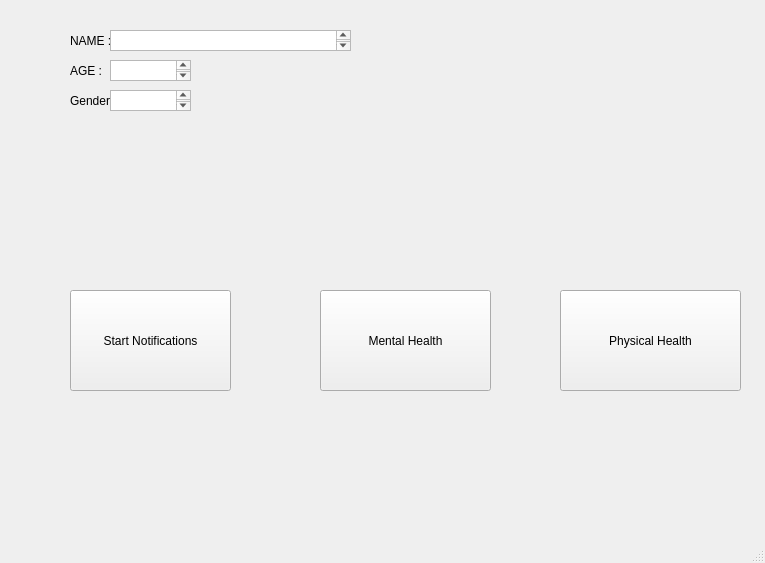
<?xml version="1.0" encoding="UTF-8"?>
<ui version="4.0">
 <class>MainWindow</class>
 <widget class="QMainWindow" name="MainWindow">
  <property name="geometry">
   <rect>
    <x>0</x>
    <y>0</y>
    <width>765</width>
    <height>563</height>
   </rect>
  </property>
  <property name="windowTitle">
   <string>MainWindow</string>
  </property>
  <widget class="QWidget" name="centralwidget">
   <widget class="QPushButton" name="pushButton">
    <property name="geometry">
     <rect>
      <x>70</x>
      <y>290</y>
      <width>161</width>
      <height>101</height>
     </rect>
    </property>
    <property name="text">
     <string>Start Notifications</string>
    </property>
   </widget>
   <widget class="QPushButton" name="pushButton_2">
    <property name="geometry">
     <rect>
      <x>320</x>
      <y>290</y>
      <width>171</width>
      <height>101</height>
     </rect>
    </property>
    <property name="text">
     <string>Mental Health</string>
    </property>
   </widget>
   <widget class="QPushButton" name="pushButton_3">
    <property name="geometry">
     <rect>
      <x>560</x>
      <y>290</y>
      <width>181</width>
      <height>101</height>
     </rect>
    </property>
    <property name="text">
     <string>Physical Health</string>
    </property>
   </widget>
   <widget class="QLabel" name="label">
    <property name="geometry">
     <rect>
      <x>70</x>
      <y>30</y>
      <width>91</width>
      <height>21</height>
     </rect>
    </property>
    <property name="text">
     <string>NAME :</string>
    </property>
   </widget>
   <widget class="QLabel" name="label_2">
    <property name="geometry">
     <rect>
      <x>70</x>
      <y>60</y>
      <width>91</width>
      <height>21</height>
     </rect>
    </property>
    <property name="text">
     <string>AGE : </string>
    </property>
   </widget>
   <widget class="QLabel" name="label_3">
    <property name="geometry">
     <rect>
      <x>70</x>
      <y>90</y>
      <width>91</width>
      <height>21</height>
     </rect>
    </property>
    <property name="text">
     <string>Gender:</string>
    </property>
   </widget>
   <widget class="QTextEdit" name="textEdit">
    <property name="geometry">
     <rect>
      <x>110</x>
      <y>30</y>
      <width>241</width>
      <height>21</height>
     </rect>
    </property>
   </widget>
   <widget class="QTextEdit" name="textEdit_2">
    <property name="geometry">
     <rect>
      <x>110</x>
      <y>90</y>
      <width>81</width>
      <height>21</height>
     </rect>
    </property>
   </widget>
   <widget class="QTextEdit" name="textEdit_3">
    <property name="geometry">
     <rect>
      <x>110</x>
      <y>60</y>
      <width>81</width>
      <height>21</height>
     </rect>
    </property>
   </widget>
  </widget>
  <widget class="QMenuBar" name="menubar">
   <property name="geometry">
    <rect>
     <x>0</x>
     <y>0</y>
     <width>765</width>
     <height>21</height>
    </rect>
   </property>
  </widget>
  <widget class="QStatusBar" name="statusbar"/>
 </widget>
 <resources/>
 <connections/>
</ui>
